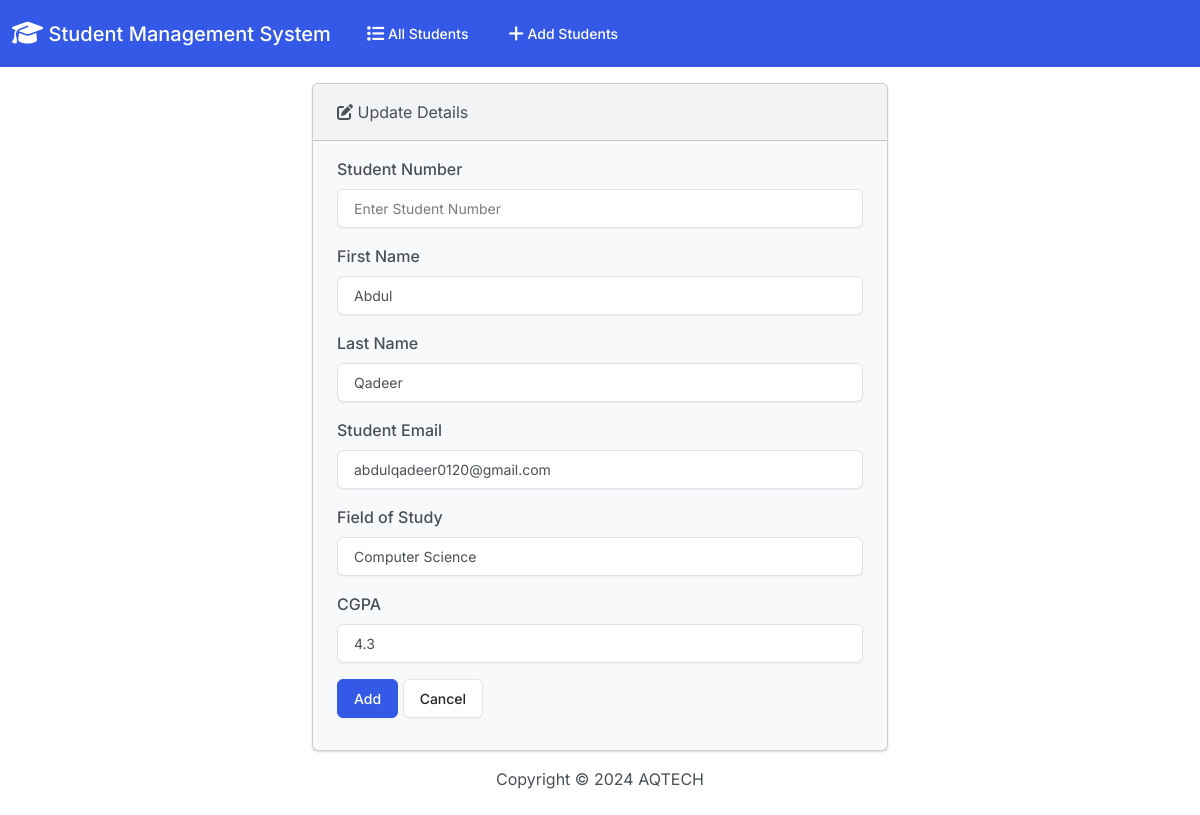
The page /edit/3 on the database its author committed.
### student/models.py (models this page shows, shortened)
class Student(models.Model):
    student_no = models.PositiveBigIntegerField()
    first_name  = models.CharField(max_length=50)
    last_name = models.CharField(max_length=50)
    email = models.EmailField(max_length=100)
    field_of_study = models.CharField(max_length=50)
    cgpa = models.FloatField()

### student/views.py (the view)
# urls.py: path("edit/<int:id>", edit, name="edit"),
def edit(request, id):
    try:
        student = Student.objects.get(pk=id)
    except Student.DoesNotExist:
        return HttpResponseNotFound("Student not found")
    if request.method == "POST":
        try:
            student.student_no = request.POST.get("student_no")
            student.first_name = request.POST.get("first_name")
            student.last_name = request.POST.get("last_name")
            student.email = request.POST.get("email")
            student.field_of_study = request.POST.get("field_of_study")
            student.cgpa = request.POST.get("cgpa")
            student.save()
            return redirect("home")
        except ValidationError as e:  # type: ignore
            context = {
                "error": "An error occurred. Please check your data.",
                "student": student,
                "errors": e.message_dict}  # Include specific error messages
            return render(request, "student/edit.html", context)
    else:
        context = {"student": student}
        return render(request, "student/edit.html", context)

### templates/student/edit.html (shortened to what this page needs)
{% extends "base.html" %} {% block body %}
<div class="row justify-content-center">
  <div class="col-md-6">
    <div class="card bg-light mb-3">
      <div class="card-header">
        <i class="fa-solid fa-pen-to-square"></i> </i> Update Details
      </div>
      <div class="card-body">
        <form action="{% url 'edit' student.id %}" method="POST">
          <div class="mb-3">
            <label for="studentNo" class="form-label">Student Number</label>
            <input
              type="text"
              class="form-control"
              id="studentNo"
              name="student_no"
              placeholder="Enter Student Number"
            />
          </div>
          <div class="mb-3">
            <label for="firstName" class="form-label">First Name</label>
            <input
              type="text"
              class="form-control"
              value="{{student.first_name}}"
              name="first_name"
              placeholder="Enter First Name"
            />
          </div>
          <div class="mb-3">
            <label for="lastName" class="form-label">Last Name</label>
            <input
              type="text"
              class="form-control"
              id="lastName"
              name="last_name"
              value="{{student.last_name}}"
              placeholder="Enter Last Name"
            />
          </div>
          <div class="mb-3">
            <label for="email" class="form-label">Student Email</label>
            <input
              type="email"
              class="form-control"
              id="email"
              name="email"
              value="{{student.email}}"
              placeholder="Enter Student Email"
            />
          </div>
          <div class="mb-3">
            <label for="fieldOfStudy" class="form-label">Field of Study</label>
            <input
              type="text"
              class="form-control"
              id="fieldOfStudy"
              name="field_of_study"
              value="{{student.field_of_study}}"
              placeholder="Enter Field of Study"
            />
          </div>
          <div class="mb-3">
            <label for="cgpa" class="form-label">CGPA</label>
            <input
              type="text"
              class="form-control"
              id="cgpa"
              name="cgpa"
              value="{{student.cgpa}}"
              placeholder="Enter CGPA"
            />
          </div>
          <div class="mb-3">
            <button type="submit" class="btn btn-primary">Add</button>
            <a href="{% url 'home' %}" class="btn btn-secondary">Cancel</a>
          </div>
        </form>
      </div>
    </div>
  </div>
</div>
{% endblock %}

### rows shown on the page
Student: first_name "Abdul", last_name "Qadeer", email "abdulqadeer0120@gmail.com", field_of_study "Computer Science", cgpa "4.3"
